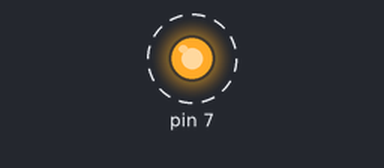
Simulated run of this sketch. Board: Arduino Uno, built with avr-gcc and run on an emulated ATmega328P. Shown: output pins drawn as LEDs (lit = HIGH). Dashed ring = blinking.

Above: at 0.4 s.
Timing chart, 0 to 4.6 s (numbered marks = the images above):
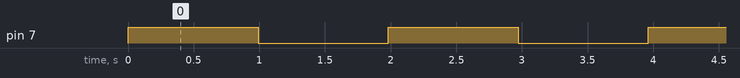

The sketch:

led-parpadeo.ino
```cpp
#include <Arduino_FreeRTOS.h>

void TaskBlink( void *pvParameters );

void setup() {

  // initialize serial communication at 9600 bits per second:
  Serial.begin(9600);

  while (!Serial) {
    ; // wait for serial port to connect. Needed for native USB, on LEONARDO, MICRO, YUN, and other 32u4 based boards.
  }

  // Now set up two tasks to run independently.
  xTaskCreate(
    TaskBlink
    ,  (const portCHAR *)"Blink"   // A name just for humans
    ,  128  // This stack size can be checked & adjusted by reading the Stack Highwater
    ,  NULL
    ,  2  // Priority, with 3 (configMAX_PRIORITIES - 1) being the highest, and 0 being the lowest.
    ,  NULL );

  // Now the task scheduler, which takes over control of scheduling individual tasks, is automatically started.
}

void loop()
{
  // Empty. Things are done in Tasks.
}

/*--------------------------------------------------*/
/*---------------------- Tasks ---------------------*/
/*--------------------------------------------------*/

void TaskBlink(void *pvParameters)  // This is a task.
{
  (void) pvParameters;

/*
  Blink
  Turns on an LED on for one second, then off for one second, repeatedly.

  Most Arduinos have an on-board LED you can control. On the UNO, LEONARDO, MEGA, and ZERO
  it is attached to digital pin 13, on MKR1000 on pin 6. LED_BUILTIN takes care
  of use the correct LED pin whatever is the board used.

  The MICRO does not have a LED_BUILTIN available. For the MICRO board please substitute
  the LED_BUILTIN definition with either LED_BUILTIN_RX or LED_BUILTIN_TX.
  e.g. pinMode(LED_BUILTIN_RX, OUTPUT); etc.

  If you want to know what pin the on-board LED is connected to on your Arduino model, check
  the Technical Specs of your board  at https://www.arduino.cc/en/Main/Products
*/

  // initialize digital LED_BUILTIN on pin 13 as an output.
  pinMode(7, OUTPUT);

  for (;;) // A Task shall never return or exit.
  {
    digitalWrite(7, HIGH);   // turn the LED on (HIGH is the voltage level)
    vTaskDelay( 1000 / portTICK_PERIOD_MS ); // wait for one second
    digitalWrite(7, LOW);    // turn the LED off by making the voltage LOW
    vTaskDelay( 1000 / portTICK_PERIOD_MS ); // wait for one second
  }
}
```

Measured:
- by itself, pin 7: alternates HIGH for 0.99 s and LOW for 0.99 s
